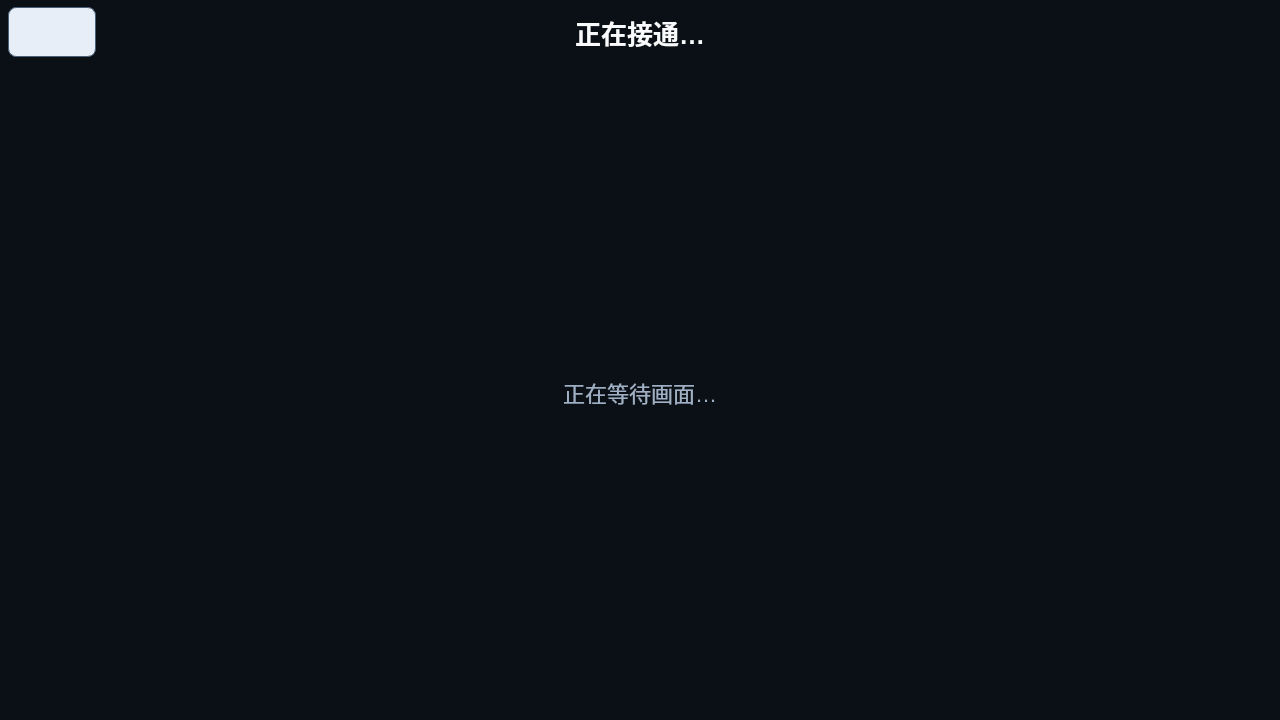
<?xml version='1.0' encoding='utf-8'?>
<ui version="4.0">
 <class>videodisplay</class>
 <widget class="QWidget" name="videodisplay">
  <property name="geometry">
   <rect><x>0</x><y>0</y><width>1280</width><height>720</height></rect>
  </property>
  <property name="windowTitle">
   <string>可视对讲</string>
  </property>
  <!-- ★★ 2026-10-20 第二次 UI 精简（用户要求：只留最上方一行状态 + 大画面）
       * 删除 topBar 里的标题「可视对讲」(titleLabel) 与通话计时 (timerLabel) → 其余文字全部去掉
       * 删除整块 sideCard（「对讲」标题 + 「通话中」文字 + 原先的下行音频/喇叭/AEC 状态）
       * 只保留 statusLabel：**唯一上屏文字**，居中放在最上方一行
       * 只保留 backBtn：**无文字的图标按钮**（返回首页 = 挂断 + 停流，功能不能掉）
       * displaytLabel 撑满到只剩顶部这一行：1280x656（改前 872x490），
         且不再 setScaledContents(true)，按原比例居中显示（16:9 源 → 1166x656，左右留窄黑边，不变形）
       * 页面上**没有**任何常驻浮层：开门提示沿用原来的弹窗（用户指示 docs/24，不改动）
       保留的控件名（代码里在用）：backBtn / statusLabel / displaytLabel -->
  <widget class="QFrame" name="topBar">
   <property name="geometry">
    <rect><x>0</x><y>0</y><width>1280</width><height>64</height></rect>
   </property>
   <property name="styleSheet"><string notr="true">background-color: #0B1017; border: none;</string></property>
   <widget class="QLabel" name="statusLabel">
    <property name="geometry"><rect><x>0</x><y>0</y><width>1280</width><height>64</height></rect></property>
    <property name="text"><string>正在接通…</string></property>
    <property name="alignment"><set>Qt::AlignCenter</set></property>
    <property name="styleSheet"><string notr="true">font-size: 26px; font-weight: 600; color: #F8FAFC; background: transparent;</string></property>
   </widget>
   <widget class="QPushButton" name="backBtn">
    <property name="geometry"><rect><x>8</x><y>7</y><width>88</width><height>50</height></rect></property>
    <property name="text"><string/></property>
    <property name="icon">
     <iconset>
      <normaloff>:/pic/icons/ic_back.png</normaloff>:/pic/icons/ic_back.png</iconset>
    </property>
    <property name="iconSize"><size><width>28</width><height>28</height></size></property>
    <property name="styleSheet"><string notr="true">QPushButton { background-color: #E8EEF7; border: 1px solid #496079; border-radius: 8px; }
QPushButton:pressed { background-color: #C9D6E8; }</string></property>
   </widget>
  </widget>
  <widget class="QLabel" name="displaytLabel">
   <property name="geometry"><rect><x>0</x><y>64</y><width>1280</width><height>656</height></rect></property>
   <property name="text"><string>正在等待画面…</string></property>
   <property name="alignment"><set>Qt::AlignCenter</set></property>
   <property name="scaledContents"><bool>false</bool></property>
   <property name="styleSheet"><string notr="true">background-color: #0B1017; color: #9FB0C4; font-size: 22px; border: none;</string></property>
  </widget>
 </widget>
 <layoutdefault spacing="6" margin="11"/>
 <connections/>
</ui>
